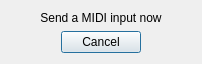
<?xml version="1.0" encoding="UTF-8"?>
<ui version="4.0">
 <class>midiLearnDialog</class>
 <widget class="QDialog" name="midiLearnDialog">
  <property name="geometry">
   <rect>
    <x>0</x>
    <y>0</y>
    <width>202</width>
    <height>62</height>
   </rect>
  </property>
  <property name="windowTitle">
   <string>MIDI Learn</string>
  </property>
  <layout class="QVBoxLayout" name="verticalLayout">
   <item>
    <widget class="QLabel" name="label">
     <property name="text">
      <string>Send a MIDI input now</string>
     </property>
     <property name="alignment">
      <set>Qt::AlignCenter</set>
     </property>
    </widget>
   </item>
   <item>
    <layout class="QHBoxLayout" name="horizontalLayout">
     <item>
      <spacer name="horizontalSpacer">
       <property name="orientation">
        <enum>Qt::Horizontal</enum>
       </property>
       <property name="sizeHint" stdset="0">
        <size>
         <width>40</width>
         <height>20</height>
        </size>
       </property>
      </spacer>
     </item>
     <item>
      <widget class="QDialogButtonBox" name="buttonBox">
       <property name="orientation">
        <enum>Qt::Horizontal</enum>
       </property>
       <property name="standardButtons">
        <set>QDialogButtonBox::Cancel</set>
       </property>
      </widget>
     </item>
     <item>
      <spacer name="horizontalSpacer_2">
       <property name="orientation">
        <enum>Qt::Horizontal</enum>
       </property>
       <property name="sizeHint" stdset="0">
        <size>
         <width>40</width>
         <height>20</height>
        </size>
       </property>
      </spacer>
     </item>
    </layout>
   </item>
  </layout>
 </widget>
 <resources/>
 <connections>
  <connection>
   <sender>buttonBox</sender>
   <signal>accepted()</signal>
   <receiver>midiLearnDialog</receiver>
   <slot>accept()</slot>
   <hints>
    <hint type="sourcelabel">
     <x>248</x>
     <y>254</y>
    </hint>
    <hint type="destinationlabel">
     <x>157</x>
     <y>274</y>
    </hint>
   </hints>
  </connection>
  <connection>
   <sender>buttonBox</sender>
   <signal>rejected()</signal>
   <receiver>midiLearnDialog</receiver>
   <slot>reject()</slot>
   <hints>
    <hint type="sourcelabel">
     <x>316</x>
     <y>260</y>
    </hint>
    <hint type="destinationlabel">
     <x>286</x>
     <y>274</y>
    </hint>
   </hints>
  </connection>
 </connections>
</ui>
